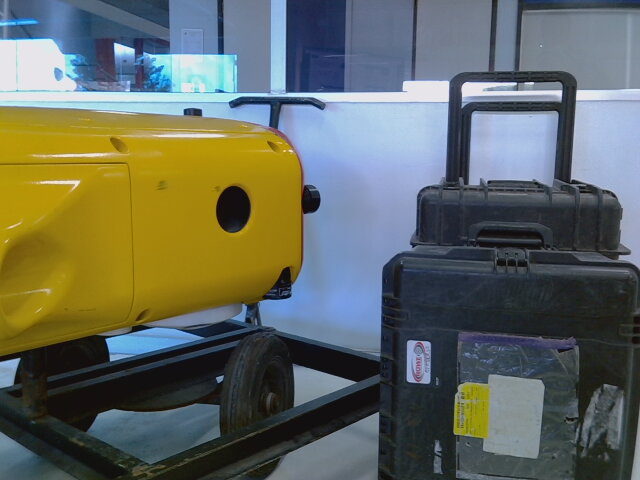
#> input picture click_test/image/teste.jpg, 640 x 480 px, found by its file name; its folder holds 4 pictures in this run
$ python main_ca.py
#> lines starting #> are read from the running program, lines starting #| are printed output that depends on the picture
import cv2
import numpy as np

# Variáveis globais
drawing = False  # Indica se o mouse está sendo pressionado para desenhar a reta
ix, iy = -1, -1  # Coordenadas iniciais da reta

# Variáveis de distância e altura do objeto
focal_length = 0.0
object_height = 0.0
sensor_height = 0.0

# Informações da ArUco
aruco_id = 42  # ID da ArUco
aruco_info = "Informações do objeto com ID 42"

# Função de callback do mouse para desenhar a reta
def draw_line(event, x, y, flags, param):
    global ix, iy, drawing

    if event == cv2.EVENT_LBUTTONDOWN:
        drawing = True
        ix, iy = x, y

    elif event == cv2.EVENT_LBUTTONUP:
        drawing = False

        # Verificar se há uma ArUco na área selecionada
        aruco_found, _, _ = cv2.aruco.detectMarkers(image_gray, aruco_dictionary)
        if aruco_found is not None and len(aruco_found) > 0:
            # Obter o ID da primeira ArUco encontrada
            aruco_id_found = aruco_found[0][0]

            if aruco_id_found == aruco_id:
                cv2.line(image, (ix, iy), (x, y), (0, 255, 0), 2)
                cv2.imshow('Image', image)

                # Calcular a altura do objeto em pixels
                object_height_px = abs(y - iy)
                calculate_distance(object_height_px)


# Função para calcular a distância
def calculate_distance(object_height_px):
    distance_m = (focal_length * object_height * image_height) / (object_height_px * sensor_height)
    print("Distância:", distance_m, "metros")


# Definir a altura do objeto fornecida pelo usuário
object_height = float(input("Digite a altura do objeto em metros: "))
#> the answer given: 100

# Definir os parâmetros da câmera
focal_length = float(input("Digite o comprimento focal em pixels: "))
#> the answer given: 3
sensor_height = float(input("Digite a altura do sensor em milímetros: "))
#> the answer given: 100

# Carregar a imagem
image = cv2.imread('/home/julia/Documents/click_test/image/teste.jpg')
#> image is the input picture: shape (480, 640, 3); mean B, G, R 96.2, 105.4, 99.8
image_height = image.shape[0]  # Altura da imagem em pixels
#> image_height = 480
image_gray = cv2.cvtColor(image, cv2.COLOR_BGR2GRAY)
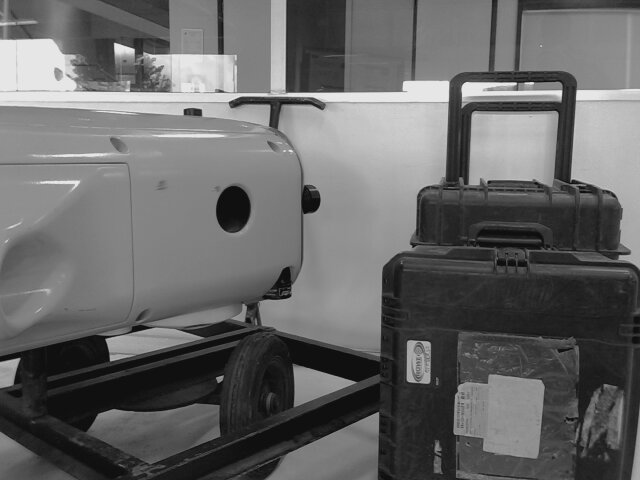
#> image_gray: shape (480, 640); min 4, max 241, mean 102.7

# Configurar o dicionário da ArUco
aruco_dictionary = cv2.aruco.getPredefinedDictionary(cv2.aruco.DICT_4X4_50)

# Criar uma janela e configurar o callback do mouse para desenhar a reta
cv2.namedWindow('Image')
cv2.setMouseCallback('Image', draw_line)

while True:
    cv2.imshow('Image', image)
    key = cv2.waitKey(1)
#> (key q is pressed here)
    if key == ord('q') or key == 27:  # Pressione 'q' ou ESC para sair
        break

cv2.destroyAllWindows()
